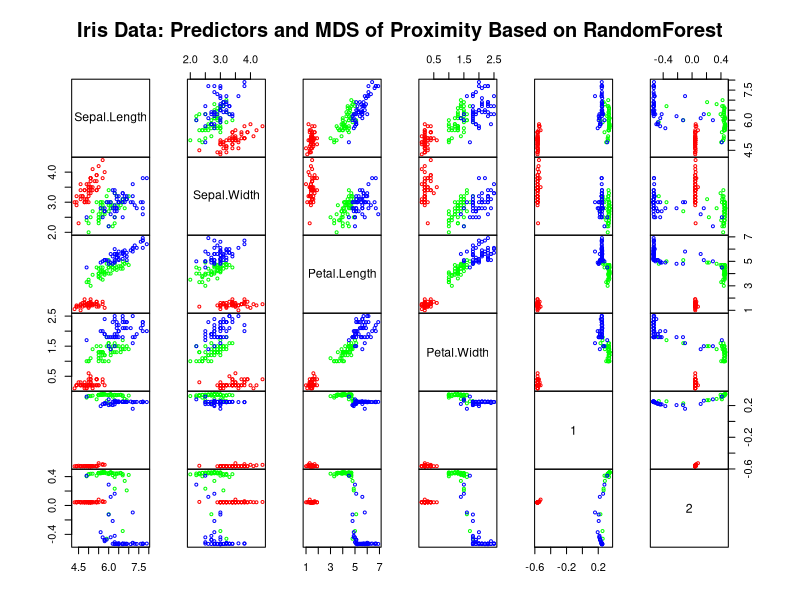
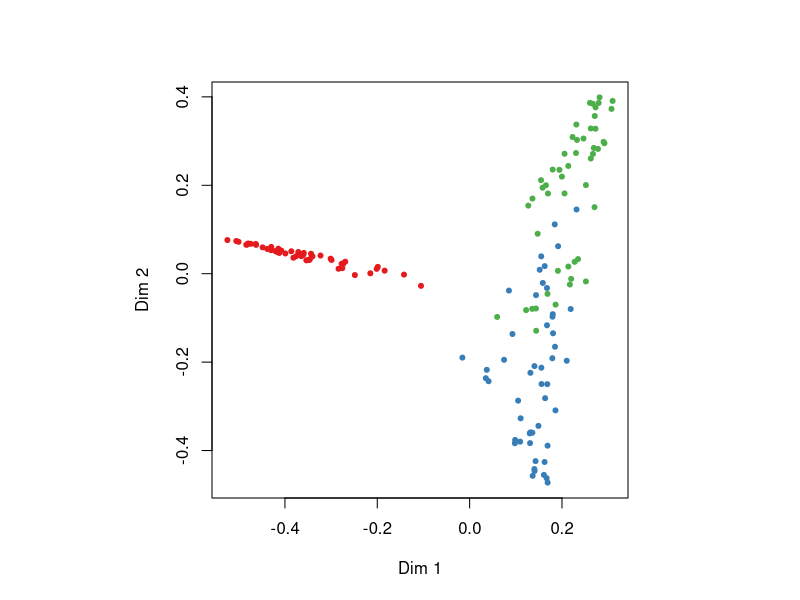

Reproduce these figures in R, in order.
# randomForest study
# This is from web:
# http://rss.acs.unt.edu/Rdoc/library/randomForest/html/randomForest.html

## Classification:
##data(iris)
library(randomForest)

set.seed(71)
iris.rf <- randomForest(Species ~ ., data=iris, importance=TRUE,
                        proximity=TRUE)
print(iris.rf)
## Look at variable importance:
round(importance(iris.rf), 2)

## Do MDS on 1 - proximity:
iris.mds <- cmdscale(1 - iris.rf$proximity, eig=TRUE)
op <- par(pty="s")
pairs(cbind(iris[,1:4], iris.mds$points), cex=0.6, gap=0, 
      col=c("red", "green", "blue")[as.numeric(iris$Species)],
      main="Iris Data: Predictors and MDS of Proximity Based on RandomForest")
par(op)
print(iris.mds$GOF)

## The `unsupervised' case:
set.seed(17)
iris.urf <- randomForest(iris[, -5])

MDSplot(iris.urf, iris$Species)

## Regression:
## data(airquality)
set.seed(131)
ozone.rf <- randomForest(Ozone ~ ., data=airquality, mtry=3,
                         importance=TRUE, na.action=na.omit)
print(ozone.rf)
## Show "importance" of variables: higher value mean more important:
round(importance(ozone.rf), 2)
